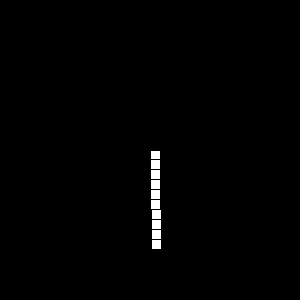
Frame 1 (no input)
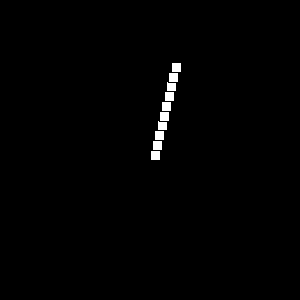
Frame 60 (the mouse pressed at the canvas centre just before this capture)
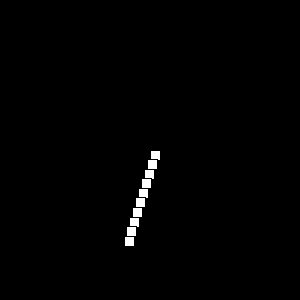
Frame 120 (the mouse held since frame 60 and released just before this capture)

The Processing sketch that drew these frames (run headless with seeded random() and noise(); from frame 60 on, the mouse is pressed at the canvas centre):

// Processing sketch: kreis
// ── kreis.pde
float R = 10;

void setup() {
  size(300,300);
  frameRate(20);  
}


void draw () {
  background(0);
  
  float time = frameCount / frameRate;
  
  
  for (int i=0; i<10; i++) {
  
    pushMatrix();
    
    float x = width/2  + R*i*sin(time);
    float y = height/2 + R*i*cos(time);
  
    //translate(x,y);
    rect(x,y,10,10);
    
    popMatrix();
  }
}
